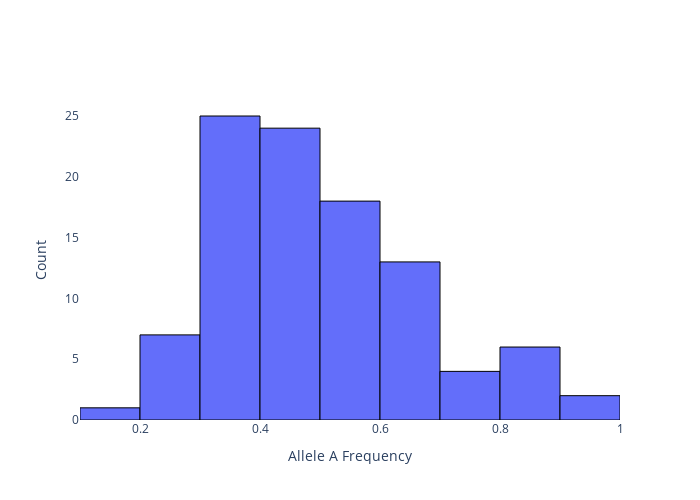

Here is the notebook cell this chart was saved with:
### Code cell
#histogram

lastgen_freqA = []
for sim in freqA_list_sim:
    lastgen_freqA.append(sim[-1])

fig = Figure(data=[Histogram(x=lastgen_freqA, nbinsx=15)])
fig.update_traces(marker_line_width=1,marker_line_color="black")
fig.update_layout(plot_bgcolor = 'white',
                  
                  xaxis_title='Allele A Frequency',
                  yaxis_title='Count',
                  width=700,  # Width in pixels
                  height=500  # Height in pixels
)
fig.show()

### Figure 1 — Plotly figure (JSON) as saved in the notebook; plotly's stock layout.template omitted (floating-point values rounded to 4 significant figures)
{"data": [{"marker": {"line": {"color": "black", "width": 1}}, "nbinsx": 15, "type": "histogram", "x": [0.6015, 0.284, 0.533, 0.6895, 0.783, 0.434, 0.459, 0.4535, 0.848, 0.577, 0.339, 0.6455, 0.3875, 0.5145, 0.4685, 0.3025, 0.3685, 0.5975, 0.5875, 0.933, 0.598, 0.557, 0.3545, 0.501, 0.4645, 0.4835, 0.6, 0.642, 0.32, 0.172, 0.6925, 0.626, 0.8125, 0.4775, 0.259, 0.476, 0.3305, 0.3465, 0.47, 0.4505, 0.205, 0.458, 0.432, 0.5035, 0.5305, 0.4685, 0.602, 0.4655, 0.568, 0.333, 0.462, 0.3555, 0.25, 0.582, 0.3395, 0.5605, 0.809, 0.502, 0.838, 0.6725, 0.3755, 0.369, 0.7845, 0.2805, 0.424, 0.33, 0.3405, 0.4205, 0.3435, 0.859, 0.276, 0.535, 0.9305, 0.8865, 0.3885, 0.422, 0.626, 0.321, 0.713, 0.333, 0.5865, 0.463, 0.6755, 0.4125, 0.6075, 0.326, 0.355, 0.48, 0.5745, 0.3055, 0.367, 0.2045, 0.478, 0.517, 0.7635, 0.315, 0.4655, 0.485, 0.3305, 0.6945]}], "layout": {"height": 500, "plot_bgcolor": "white", "width": 700, "xaxis": {"autorange": true, "range": [0.1, 1.0], "title": {"text": "Allele A Frequency"}, "type": "linear"}, "yaxis": {"autorange": true, "range": [0, 26.32], "title": {"text": "Count"}}}}
